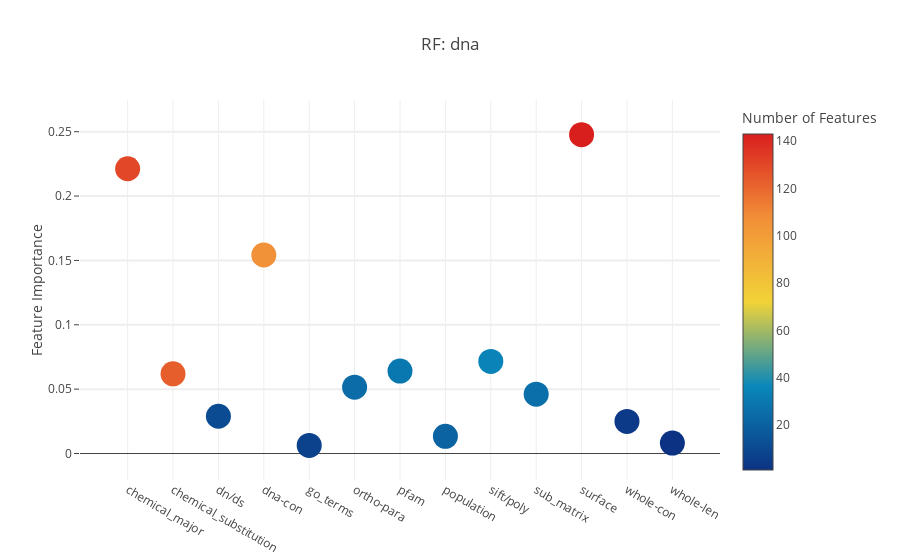
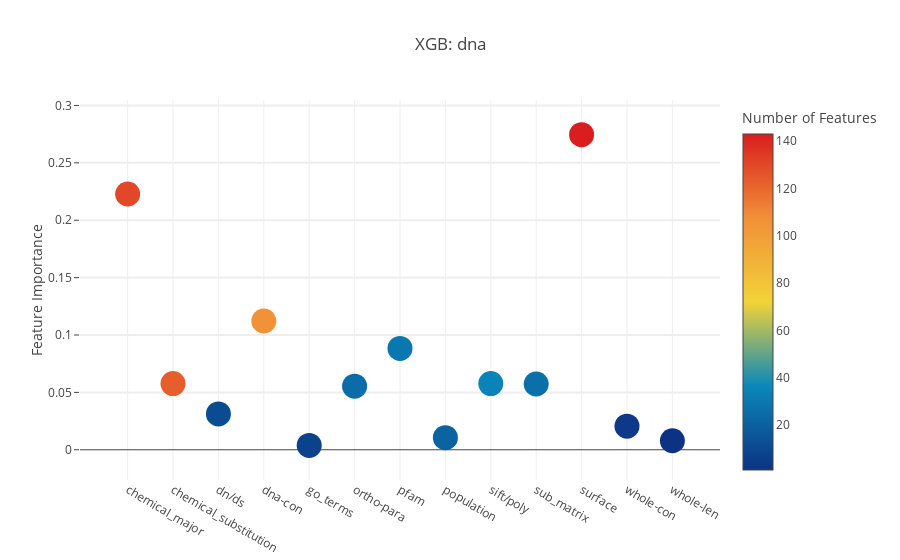
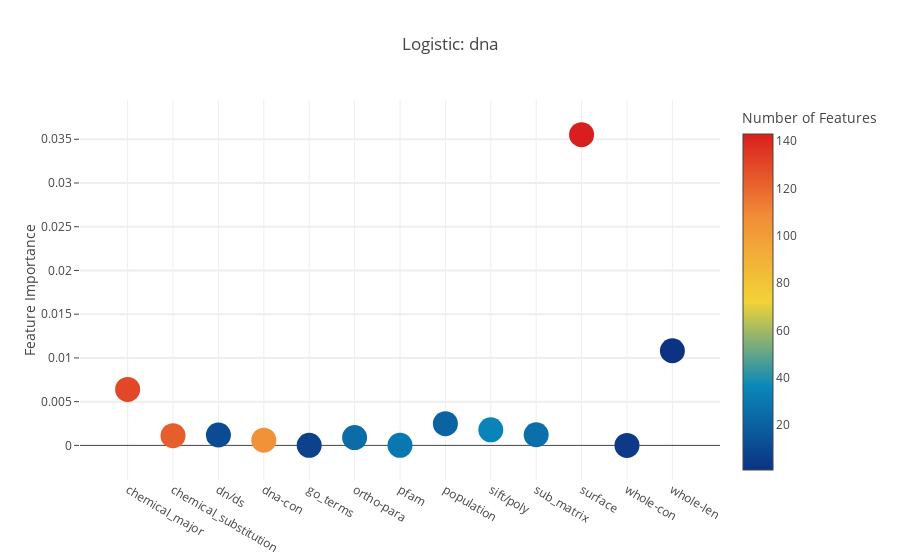
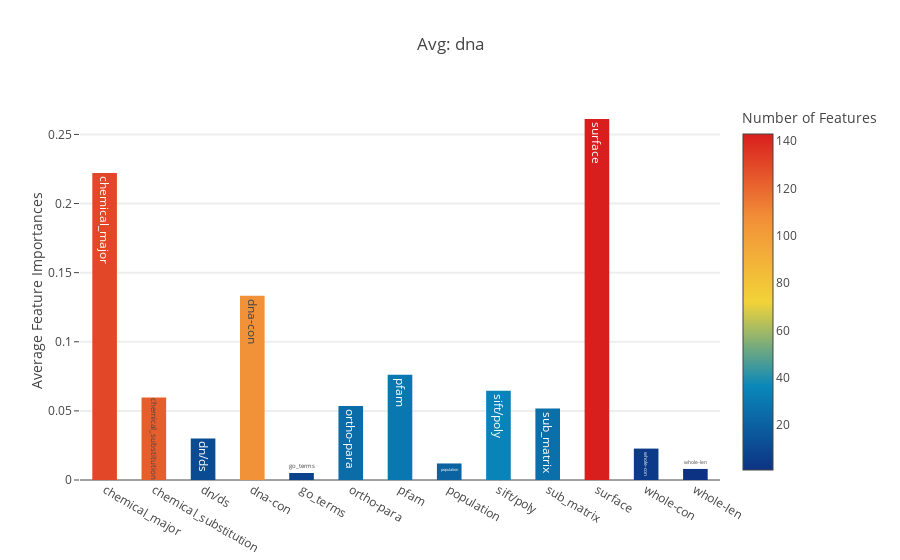

The notebook cell saved with these charts, in order:
### Code cell
means = []
for ligand in ligands:
    group_names = sorted(features_groups.keys())
    ligand_sum = np.zeros([len(group_names),])
    for classifier in classifiers:
        if classifier != "Logistic":
            ligand_sum += plot_feature_importances(classifier, features_groups, ligand, ligands_features_df[ligand], ligands_negatives_df[ligand])
        else:
            plot_feature_importances(classifier, features_groups, ligand, ligands_features_df[ligand], ligands_negatives_df[ligand])          
    means = ligand_sum/(len(classifiers)-1)
    
    # Get number of features in each group
    n_groups = [len(features_groups[name]) for name in group_names]

    # Format with plotly
    data = [go.Bar(
        y = np.abs(means),
        x = group_names,
        width = 0.5,
        marker=dict(
            color = n_groups,
            colorscale = 'Portland',
            colorbar = go.ColorBar(
                title = 'Number of Features'
            ),
            showscale = True
        ),
        text = group_names
    )]

    layout= go.Layout(
        autosize = True,
        title = "Avg: "+ligand,
        hovermode = 'closest',
        yaxis = dict(
            title = 'Average Feature Importances',
            ticklen = 5,
            gridwidth = 2
        ),
        showlegend = False
    )
    fig = go.Figure(data=data, layout=layout)
    py.iplot(fig)

### Figure 1 — Plotly figure (JSON) as saved in the notebook; plotly's stock layout.template omitted (floating-point values rounded to 4 significant figures)
{"data": [{"marker": {"color": [130, 123, 11, 106, 7, 25, 30, 21, 35, 26, 143, 4, 1], "colorbar": {"title": "Number of Features"}, "colorscale": "Portland", "showscale": true, "size": 25, "sizemode": "diameter", "sizeref": 1}, "mode": "markers", "text": ["chemical_major", "chemical_substitution", "dn/ds", "dna-con", "go_terms", "ortho-para", "pfam", "population", "sift/poly", "sub_matrix", "surface", "whole-con", "whole-len"], "type": "scatter", "x": ["chemical_major", "chemical_substitution", "dn/ds", "dna-con", "go_terms", "ortho-para", "pfam", "population", "sift/poly", "sub_matrix", "surface", "whole-con", "whole-len"], "y": [0.2212, 0.06189, 0.02897, 0.1542, 0.006322, 0.05156, 0.06404, 0.01337, 0.07155, 0.04608, 0.2477, 0.02491, 0.008135]}], "layout": {"autosize": true, "hovermode": "closest", "showlegend": false, "title": "RF: dna", "yaxis": {"gridwidth": 2, "ticklen": 5, "title": "Feature Importance"}}}

### Figure 2 — Plotly figure (JSON) as saved in the notebook; plotly's stock layout.template omitted (floating-point values rounded to 4 significant figures)
{"data": [{"marker": {"color": [130, 123, 11, 106, 7, 25, 30, 21, 35, 26, 143, 4, 1], "colorbar": {"title": "Number of Features"}, "colorscale": "Portland", "showscale": true, "size": 25, "sizemode": "diameter", "sizeref": 1}, "mode": "markers", "text": ["chemical_major", "chemical_substitution", "dn/ds", "dna-con", "go_terms", "ortho-para", "pfam", "population", "sift/poly", "sub_matrix", "surface", "whole-con", "whole-len"], "type": "scatter", "x": ["chemical_major", "chemical_substitution", "dn/ds", "dna-con", "go_terms", "ortho-para", "pfam", "population", "sift/poly", "sub_matrix", "surface", "whole-con", "whole-len"], "y": [0.2228, 0.05763, 0.03123, 0.1122, 0.003824, 0.05544, 0.08831, 0.01056, 0.05767, 0.05731, 0.2746, 0.02053, 0.007875]}], "layout": {"autosize": true, "hovermode": "closest", "showlegend": false, "title": "XGB: dna", "yaxis": {"gridwidth": 2, "ticklen": 5, "title": "Feature Importance"}}}

### Figure 3 — Plotly figure (JSON) as saved in the notebook; plotly's stock layout.template omitted (floating-point values rounded to 4 significant figures)
{"data": [{"marker": {"color": [130, 123, 11, 106, 7, 25, 30, 21, 35, 26, 143, 4, 1], "colorbar": {"title": "Number of Features"}, "colorscale": "Portland", "showscale": true, "size": 25, "sizemode": "diameter", "sizeref": 1}, "mode": "markers", "text": ["chemical_major", "chemical_substitution", "dn/ds", "dna-con", "go_terms", "ortho-para", "pfam", "population", "sift/poly", "sub_matrix", "surface", "whole-con", "whole-len"], "type": "scatter", "x": ["chemical_major", "chemical_substitution", "dn/ds", "dna-con", "go_terms", "ortho-para", "pfam", "population", "sift/poly", "sub_matrix", "surface", "whole-con", "whole-len"], "y": [0.006396, 0.001113, 0.001189, 0.000603, 1.187e-05, 0.0008959, 1.21e-05, 0.002488, 0.001785, 0.00122, 0.03553, 2.867e-06, 0.01082]}], "layout": {"autosize": true, "hovermode": "closest", "showlegend": false, "title": "Logistic: dna", "yaxis": {"gridwidth": 2, "ticklen": 5, "title": "Feature Importance"}}}

### Figure 4 — Plotly figure (JSON) as saved in the notebook; plotly's stock layout.template omitted (floating-point values rounded to 4 significant figures)
{"data": [{"marker": {"color": [130, 123, 11, 106, 7, 25, 30, 21, 35, 26, 143, 4, 1], "colorbar": {"title": "Number of Features"}, "colorscale": "Portland", "showscale": true}, "text": ["chemical_major", "chemical_substitution", "dn/ds", "dna-con", "go_terms", "ortho-para", "pfam", "population", "sift/poly", "sub_matrix", "surface", "whole-con", "whole-len"], "type": "bar", "width": 0.5, "x": ["chemical_major", "chemical_substitution", "dn/ds", "dna-con", "go_terms", "ortho-para", "pfam", "population", "sift/poly", "sub_matrix", "surface", "whole-con", "whole-len"], "y": [0.222, 0.05976, 0.0301, 0.1332, 0.005073, 0.0535, 0.07617, 0.01196, 0.06461, 0.0517, 0.2612, 0.02272, 0.008005]}], "layout": {"autosize": true, "hovermode": "closest", "showlegend": false, "title": "Avg: dna", "yaxis": {"gridwidth": 2, "ticklen": 5, "title": "Average Feature Importances"}}}
